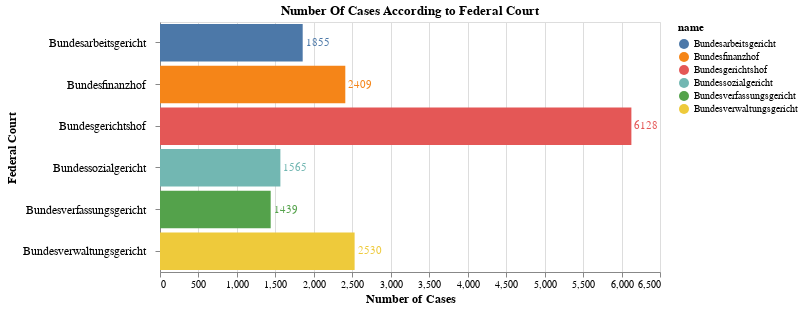

The notebook cell this image was saved under:
### Code cell
c = alt.Chart(bundesgerichte,
         title = "Number Of Cases According to Federal Court").mark_bar().encode(
    y = alt.Y("name", 
              axis = alt.Axis(title = "Federal Court", titleFontSize=12,labelFontSize=12, labelAngle = 0,
                             labelPadding =10)),
    x = alt.X("id", axis = alt.Axis(title = "Number of Cases", titleFontSize=12)),
    color = "name")

t = c.mark_text(align = "left",
               baseline= "middle",
               dx = 3).encode(text = "id")

(c+t).properties(width=500,height=250)

### Figure 1 — Vega-Lite specification as saved in the notebook (floating-point values rounded to 4 significant figures)
{"config": {"view": {"continuousWidth": 400, "continuousHeight": 300}}, "layer": [{"mark": "bar", "encoding": {"color": {"type": "nominal", "field": "name"}, "x": {"type": "quantitative", "axis": {"title": "Number of Cases", "titleFontSize": 12}, "field": "id"}, "y": {"type": "nominal", "axis": {"labelAngle": 0, "labelFontSize": 12, "labelPadding": 10, "title": "Federal Court", "titleFontSize": 12}, "field": "name"}}, "title": "Number Of Cases According to Federal Court"}, {"mark": {"type": "text", "align": "left", "baseline": "middle", "dx": 3}, "encoding": {"color": {"type": "nominal", "field": "name"}, "text": {"type": "quantitative", "field": "id"}, "x": {"type": "quantitative", "axis": {"title": "Number of Cases", "titleFontSize": 12}, "field": "id"}, "y": {"type": "nominal", "axis": {"labelAngle": 0, "labelFontSize": 12, "labelPadding": 10, "title": "Federal Court", "titleFontSize": 12}, "field": "name"}}, "title": "Number Of Cases According to Federal Court"}], "data": {"name": "data-e31a7a108199336cb455668dd26a3c59"}, "height": 250, "width": 500, "$schema": "https://vega.github.io/schema/vega-lite/v4.8.1.json", "datasets": {"data-e31a7a108199336cb455668dd26a3c59": [{"name": "Bundesarbeitsgericht", "id": 1855}, {"name": "Bundesfinanzhof", "id": 2409}, {"name": "Bundesgerichtshof", "id": 6128}, {"name": "Bundessozialgericht", "id": 1565}, {"name": "Bundesverfassungsgericht", "id": 1439}, {"name": "Bundesverwaltungsgericht", "id": 2530}]}}
